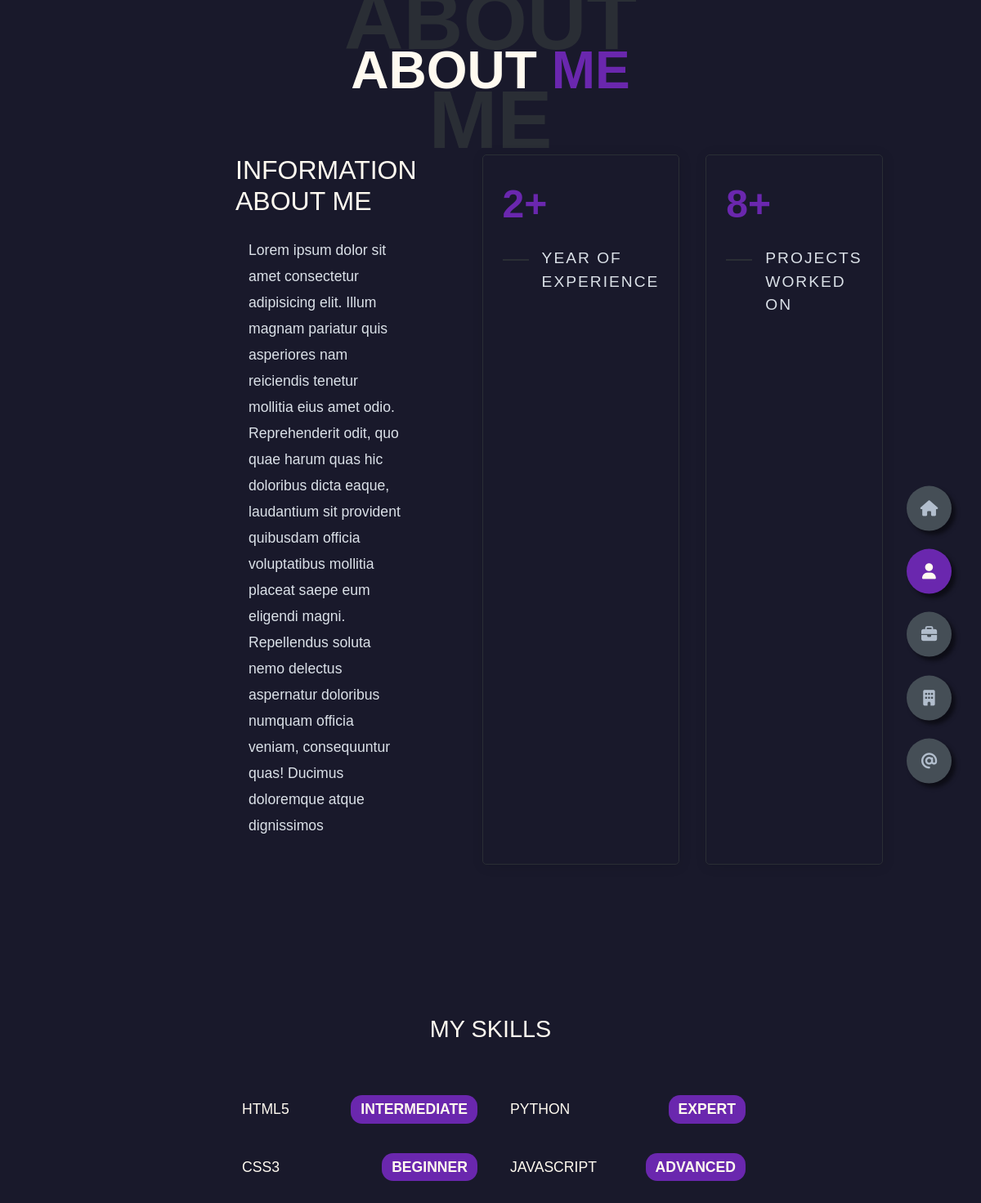
The page /about/ on the database its author committed.
### core/models.py (models this page shows, shortened)
class AboutInfo(models.Model):
    heading = models.CharField(max_length=200)
    body = models.TextField()
    cv = models.FileField(
        upload_to='cv/',
        blank=True,
        null=True,
        help_text="Upload your résumé/CV (PDF)"
    )

class StatItem(models.Model):
    large_text = models.CharField("Big Number/Text", max_length=20)
    small_text = models.CharField("Label", max_length=50)

class Skill(models.Model):
    LEVEL_CHOICES = [
        ('EXP', 'Expert'),
        ('ADV', 'Advanced'),
        ('INT', 'Intermediate'),
        ('BEG', 'Beginner'),
    ]
    name = models.CharField(max_length=50)
    level = models.CharField(
        max_length=3,
        choices=LEVEL_CHOICES,
        default='IN',
        help_text="Select your proficiency level"
    )
    class Meta:
        ordering = ['-level']  # show highest levels first (EX → BE)

### core/views.py (the view)
# urls.py: path('about/', views.AboutView.as_view(), name='about'),
class AboutView(TemplateView):
    template_name = 'core/about.html'
    def get_context_data(self, **kwargs):
        context = super().get_context_data(**kwargs)
        context['about'] = AboutInfo.objects.first()
        context['stats'] = StatItem.objects.all()
        context['skills'] = Skill.objects.all()
        return context

### core/templates/core/about.html (shortened to what this page needs)
{% extends 'core/base.html' %} {% block content %}
<section id="about" class="section sect2 about active">
  <div class="main-title">
    <h2>About <span>me</span><span class="bg-text">about me</span></h2>
  </div>
  <div class="about-container">
    <div class="left-about">
      <h4>{{ about.heading }}</h4>
      <p>{{ about.body }}</p>
    </div>
    <div class="right-about">
      {% for stat in stats %}
      <div class="abt-item-card">
        <div class="abt-item-text">
          <p class="large-text">{{ stat.large_text }}</p>
          <p class="small-text">{{ stat.small_text }}</p>
        </div>
      </div>
      {% endfor %}
    </div>
  </div>
    <div class="about-skills">
      <h4 class="stat-title">My Skills</h4>
      <div class="skills-list">
        {% for skill in skills %}
        <div class="skill-item">
          <div class="skill-info">
            <span class="skill-name">{{ skill.name }}</span>
          </div>
          <div class="skill-level">{{ skill.get_level_display }}</div>
        </div>
        {% endfor %}
      </div>
    </div>
</section>
{% endblock %}

### core/static/core/css/styles.css (style rules this page uses)
* { margin: 0; padding: 0; box-sizing: border-box; list-style: none; }
:root { --color-primary: #19192b; --color-secondary: #6a27ae; --color-secondary-hue: #6a27ae54; --color-white: #fffaf0; --color-black: #000; --color-grey-0: #f8f8f8; --color-grey-1: #dbe1e8; --color-grey-2: #b2becd; --color-grey-3: #6c7983; --color-grey-4: #454e56; --color-grey-5: #2a2e35; --color-grey-6: #12181b; --br-sm-2: 14px; --transition: all .4s ease-in-out; --box-shadow-control: 5px 5px 5px rgba(0, 0, 0, .5); }
body { background-color: var(--color-primary); font-size: 1.1rem; font-family: "Poppins", sans-serif; color: var(--color-white); transition: var(--transition); }
section { min-height: 100vh; width: 100%; position: absolute; left: 0; top: 0; padding: 3rem 18rem; }
.section { transform: translateY(-100%) scale(0); transition: var(--transition); background-color: var(--color-primary); }
.sect2 { display: none; transform: translateY(0) scale(1); }
.active { display: block; -webkit-animation: scaleAnim 1s ease-in-out; animation: scaleAnim 1s ease-in-out; }
.about-container { display: grid; grid-template-columns: repeat(2, 1fr); padding-top: 3.5rem; padding-bottom: 5rem; }
.about-container .right-about { display: grid; grid-template-columns: repeat(2, 1fr); grid-gap: 2rem; }
.about-container .right-about .abt-item-card { border: 1px solid var(--color-grey-5); border-radius: 5px; transition: var(--transition); box-shadow: 1px 2px 15px rgba(0, 0, 0, 0.1); }
.about-container .right-about .abt-item-card .abt-item-text { padding: 1.5rem; display: flex; flex-direction: column; }
.about-container .right-about .abt-item-card .abt-item-text .large-text { font-size: 3rem; font-weight: 700; color: var(--color-secondary); }
.about-container .right-about .abt-item-card .abt-item-text .small-text { padding-left: 3rem; position: relative; text-transform: uppercase; font-size: 1.2rem; color: var(--color-grey-1); letter-spacing: 2px; }
.about-container .right-about .abt-item-card .abt-item-text .small-text::before { content: ""; position: absolute; left: 0; top: 15px; width: 2rem; height: 2px; background-color: var(--color-grey-5); }
.about-container .left-about { padding-right: 5rem; }
.about-container .left-about p { line-height: 2rem; padding: 1rem; color: var(--color-grey-1); }
.about-container .left-about h4 { font-size: 2rem; text-transform: uppercase; }
.about-skills { padding: 3rem 0; }
.about-skills .stat-title { text-transform: uppercase; font-size: 1.8rem; text-align: center; padding: 3.5rem 0; }
.skills-list { display: grid; grid-template-columns: repeat(2, 1fr); gap: 1.5rem 2rem; }
.skill-item { display: flex; justify-content: space-between; align-items: center; padding-bottom: 0.75rem; }
.skill-item:last-child { border-bottom: none; }
.skill-info { display: flex; align-items: center; gap: 0.5rem; }
.skill-name { font-weight: 500; text-transform: uppercase; }
.skill-level { text-transform: uppercase; font-weight: 600; padding: 0.25rem 0.75rem; border-radius: var(--br-sm-2); background-color: var(--color-secondary); color: var(--color-white); white-space: nowrap; }
.main-title { text-align: center; }
.main-title h2 { position: relative; text-transform: uppercase; font-size: 4rem; font-weight: 700; }
.main-title h2 span { color: var(--color-secondary); }
.main-title h2 .bg-text { position: absolute; top: 50%; left: 50%; color: var(--color-grey-5); transition: var(--transition); z-index: -1; transform: translate(-50%, -50%); font-weight: 800; font-size: 6.3rem; }

### rows shown on the page
AboutInfo: heading "INFORMATION ABOUT ME", body "Lorem ipsum dolor sit amet consectetur adipisicing elit. Illum magnam pariatur quis asperiores nam reiciendis tenetur mollitia eius amet odio. Reprehenderit odit, quo quae harum quas hic doloribus dicta eaque, laudantium sit provident quibusdam officia voluptatibus mollitia placeat saepe eum eligendi magni. Repellendus soluta nemo delectus aspernatur doloribus numquam officia veniam, consequuntur quas! Ducimus doloremque atque dignissimos"
StatItem: large_text "2+", small_text "YEAR OF EXPERIENCE"
StatItem: large_text "8+", small_text "PROJECTS WORKED ON"
Skill: name "HTML5", level "INTERMEDIATE"
Skill: name "PYTHON", level "EXPERT"
Skill: name "CSS3", level "BEGINNER"
Skill: name "JAVASCRIPT", level "ADVANCED"
